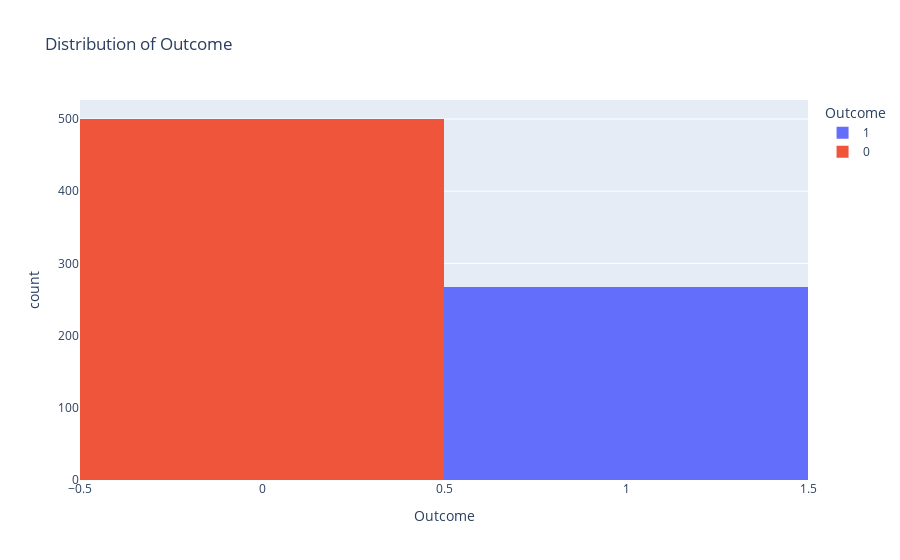

Notebook source saved alongside this figure:
### Code cell
px.histogram(df, x='Outcome', title='Distribution of Outcome', color='Outcome')

### Figure 1 — Plotly figure (JSON) as saved in the notebook; plotly's stock layout.template omitted (floating-point values rounded to 4 significant figures; data arrays with more than 128 entries replaced by an {"elided": "..."} marker saying what was removed)
{"data": [{"alignmentgroup": "True", "bingroup": "x", "hovertemplate": "Outcome=%{x}<br>count=%{y}<extra></extra>", "legendgroup": "1", "marker": {"color": "#636efa", "pattern": {"shape": ""}}, "name": "1", "offsetgroup": "1", "orientation": "v", "showlegend": true, "type": "histogram", "x": {"elided": "268 int values"}, "xaxis": "x", "yaxis": "y"}, {"alignmentgroup": "True", "bingroup": "x", "hovertemplate": "Outcome=%{x}<br>count=%{y}<extra></extra>", "legendgroup": "0", "marker": {"color": "#EF553B", "pattern": {"shape": ""}}, "name": "0", "offsetgroup": "0", "orientation": "v", "showlegend": true, "type": "histogram", "x": {"elided": "500 int values"}, "xaxis": "x", "yaxis": "y"}], "layout": {"barmode": "relative", "legend": {"title": {"text": "Outcome"}, "tracegroupgap": 0}, "title": {"text": "Distribution of Outcome"}, "xaxis": {"anchor": "y", "categoryarray": [1, 0], "categoryorder": "array", "domain": [0, 1], "title": {"text": "Outcome"}}, "yaxis": {"anchor": "x", "domain": [0, 1], "title": {"text": "count"}}}}
